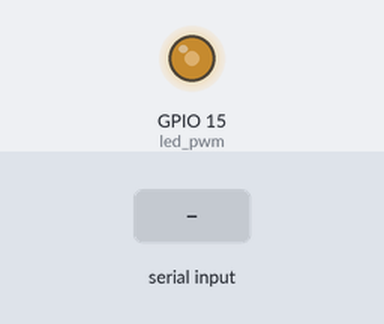
Bench run of a program on a simulated ESP32 board running MicroPython. On the bench: output pins drawn as LEDs (lit = HIGH). Inputs (shaded band) come from the test bench. What the program prints to the serial console is not drawn.

Above: at 1.2 s.
1.3 s: "5" typed at the serial console, then Enter
2.8 s: "90" typed at the serial console, then Enter
Timing chart, 0 to 11.8 s (numbered marks = the images above; inputs shaded):
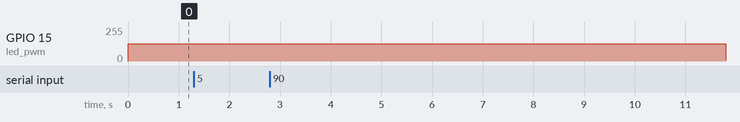

Measured:
- after the input at 1.3 s, every drawn part: stays the same
- after the input at 2.8 s, GPIO 15 (led_pwm): 128/255 → 9/255 after 9.0 s

The program:

task3_triangle_wave.py
```python
from machine import Pin, PWM
import time

led_pwm = PWM(Pin(15))
led_pwm.freq(5000)

print("--- Triangular Wave Generator ---")

try:
    freq = float(input("Enter frequency (Hz) [1-2 recommended]: "))
    amp = int(input("Enter amplitude (0-1023): "))

    if amp > 1023: amp = 1023
    if amp <= 0: amp = 1
    if freq <= 0: freq = 1

    step_delay = 1.0 / (2 * amp * freq)
    print(f"Starting! Freq: {freq}Hz, Max Amplitude: {amp}")

    while True:
        # שלב העלייה
        for duty in range(0, amp + 1):
            led_pwm.duty(duty)
            time.sleep(step_delay)

        # שלב הירידה
        for duty in range(amp - 1, -1, -1):
            led_pwm.duty(duty)
            time.sleep(step_delay)

except ValueError:
    print("Please enter numeric values only.")
```
